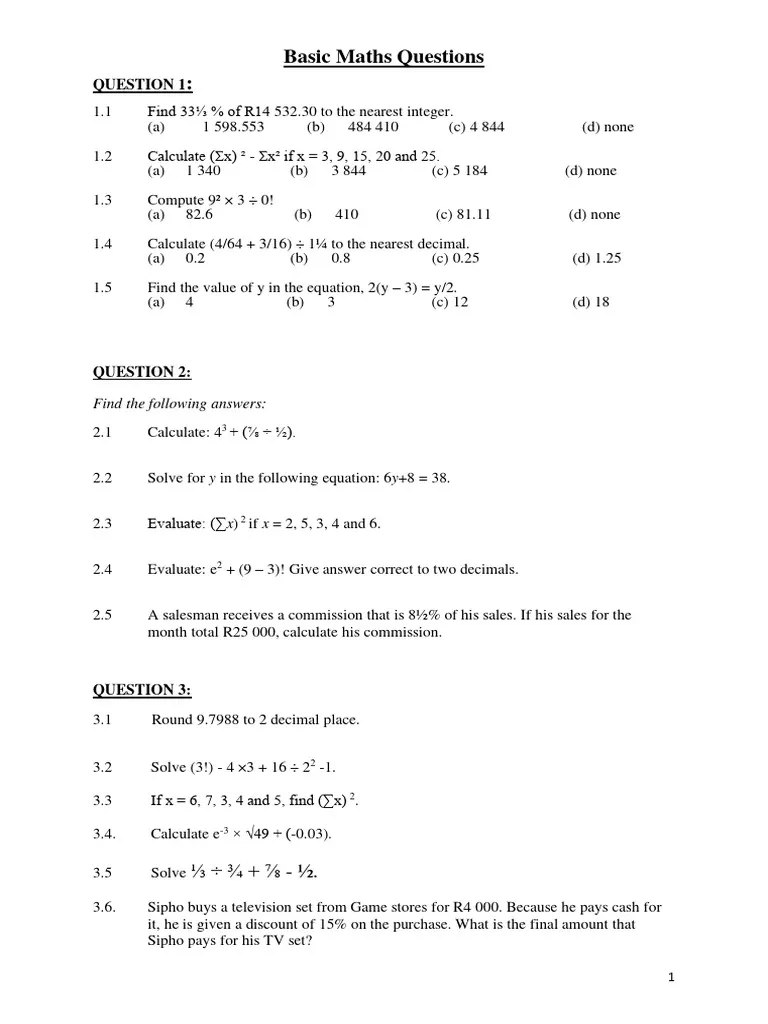
#> input picture training_data/algrebra.webp, 768 x 1024 px
$ python -i model.py   (imports and definitions only)
#> lines starting #> are read from the running program, lines starting #| are printed output that depends on the picture; after the words box and inside, x2 and y2 are one past the last pixel; in counts of white or black regions, pixels touching at a corner belong together
#> further down, picture is the input picture: shape (1024, 768, 3); mean B, G, R 248.8, 248.8, 248.8
import cv2 # openCV
import easyocr # OCR library
import numpy as np
import matplotlib.pyplot as plt # Data Visualization

# Initialize EasyOCR reader (this will download models on first run)
# [1 line that did not run here, left out]

# [1 line not run here, left out]

def process_image(image):
    # Convert to grayscale
    gray = cv2.cvtColor(image, cv2.COLOR_BGR2GRAY)

    # Remove Noise
    denoised = cv2.medianBlur(gray, 3)
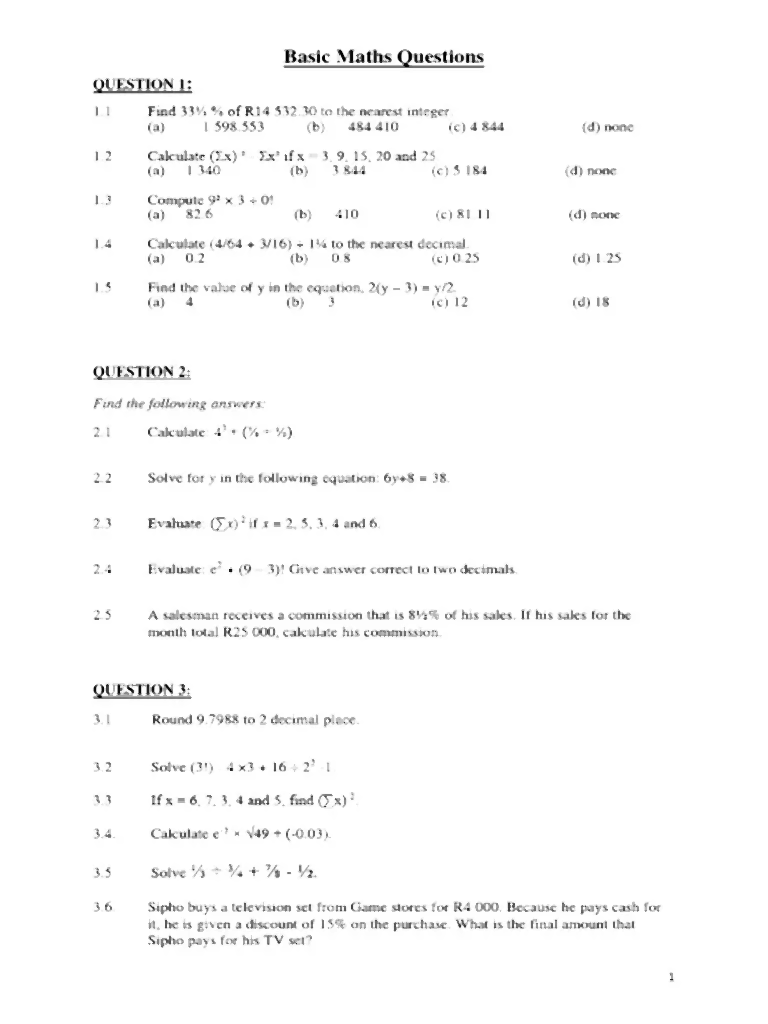
#> denoised: shape (1024, 768); min 1, max 255, mean 250.5

    # Enhance Contrast
    clahe = cv2.createCLAHE(clipLimit=2.0, tileGridSize=(8,8))
    enhanced = clahe.apply(denoised)

    # Binarization (convert to black and white)
    _, binary = cv2.threshold(enhanced, 0, 255, cv2.THRESH_BINARY + cv2.THRESH_OTSU)
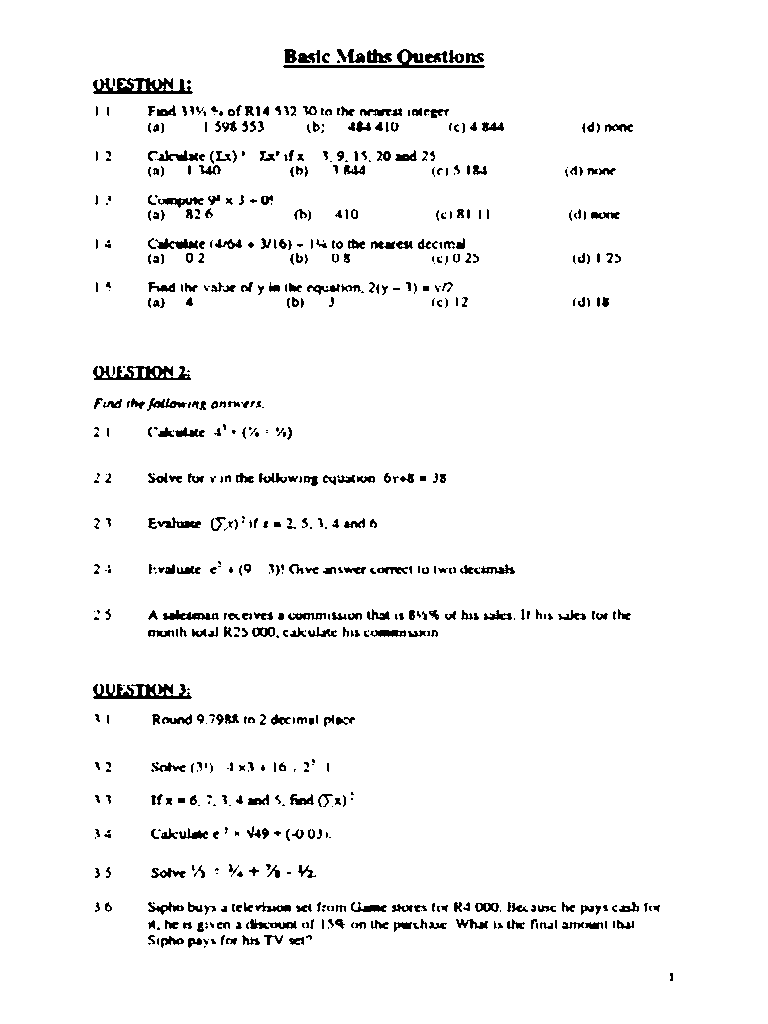
#> binary: shape (1024, 768); 96.3% white; 650 black regions (242 under 20 px), largest, box (x1, y1, x2, y2) and area: (93, 78, 193, 94) 924, (93, 684, 192, 699) 877, (283, 49, 485, 68) 813

    return binary

def extract_text_regions(image):
    # Find Text Regions using contours
    processed = process_image(image)

    # Find Contours that likely contain text
    contours, _ = cv2.findContours(processed, cv2.RETR_EXTERNAL, cv2.CHAIN_APPROX_SIMPLE)
#> contours = [[[0, 0], [0, 1023], [767, 1023], [767, 0]]]

    text_regions = []
    for contour in contours:
        x, y, w, h = cv2.boundingRect(contour)
        # filter by aspect ratio and size
        if w > 20 and h > 10 and w/h > 2:  # Typical text size
            text_regions.append((x, y, w, h))
#> this loop made 1 pass
#> (contour, x, y, w, h) on pass 1: ([[0, 0], [0, 1023], [767, 1023], [767, 0]], 0, 0, 768, 1024)
#> after the loop, text_regions = []

    return text_regions

# [73 lines left out: functions extract_text_with_easyocr, visualize_easyocr_results, extract_text_regions_traditional, not called in this run]

# Main execution
# [24 lines not run here, left out]

>>> import cv2
>>> picture = cv2.imread('training_data/algrebra.webp')
>>> result = extract_text_regions(picture)
#> result = []

$ run again, on training_data/basicmath.png
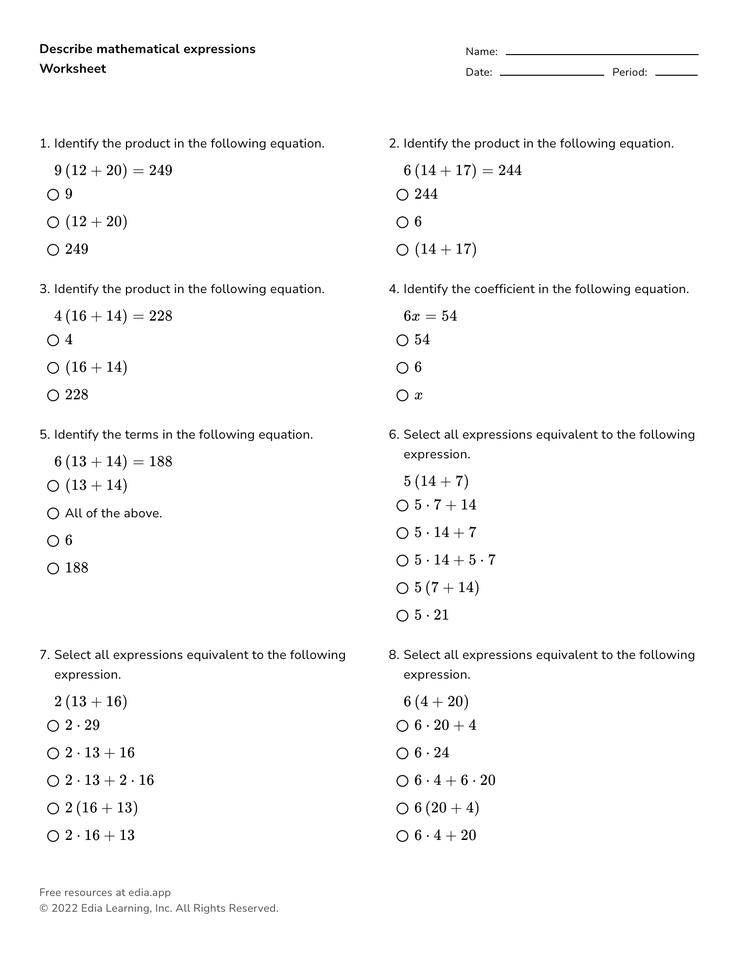
#> input picture training_data/basicmath.png, 738 x 956 px, shrunk from 1500 x 1944 before the run
#> picture is the input picture: shape (956, 738, 3); min 0, max 255, mean 250
#> in process_image, `denoised = cv2.medianBlur(gray, 3)`:
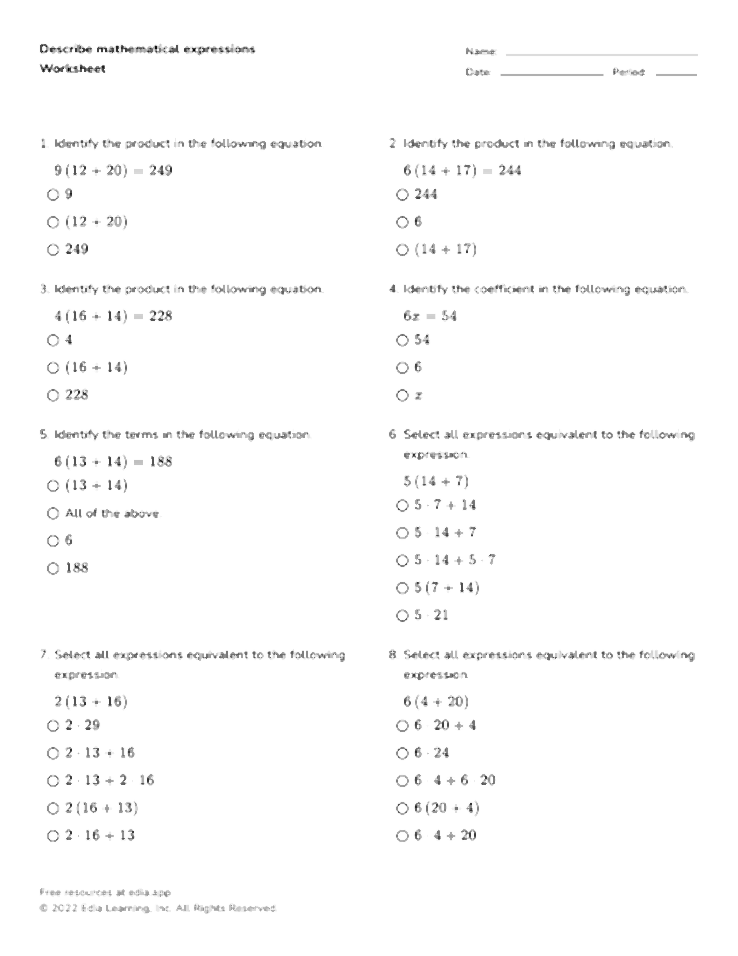
#> denoised: shape (956, 738); min 0, max 255, mean 251.6
#> in process_image, `_, binary = cv2.threshold(enhanced, 0, 255, cv2.THRESH_BINARY + cv2.TH..`:
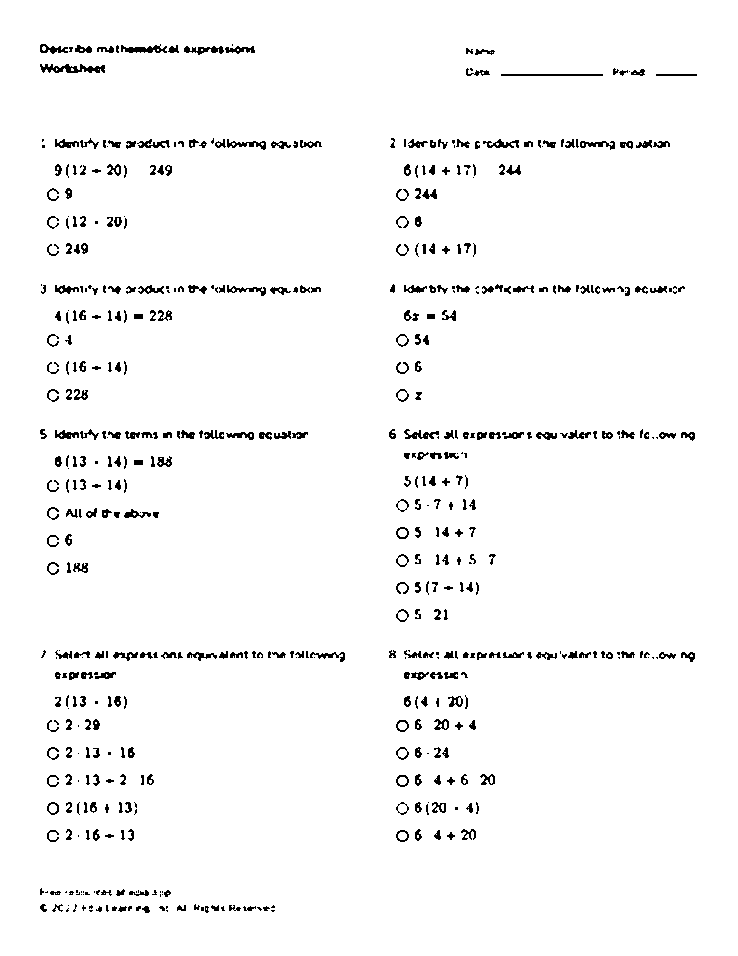
#> binary: shape (956, 738); 97% white; black in thin lines or dots, all inside (x1, y1, x2, y2) = (40, 44, 697, 913)
#> contours = [[[0, 0], [0, 955], [737, 955], [737, 0]]]
#> the loop in extract_text_regions, `for contour in contours:` made 1 pass
#> (contour, x, y, w, h) on pass 1: ([[0, 0], [0, 955], [737, 955], [737, 0]], 0, 0, 738, 956)
#> after the loop in extract_text_regions, `for contour in contours:`: text_regions = []
